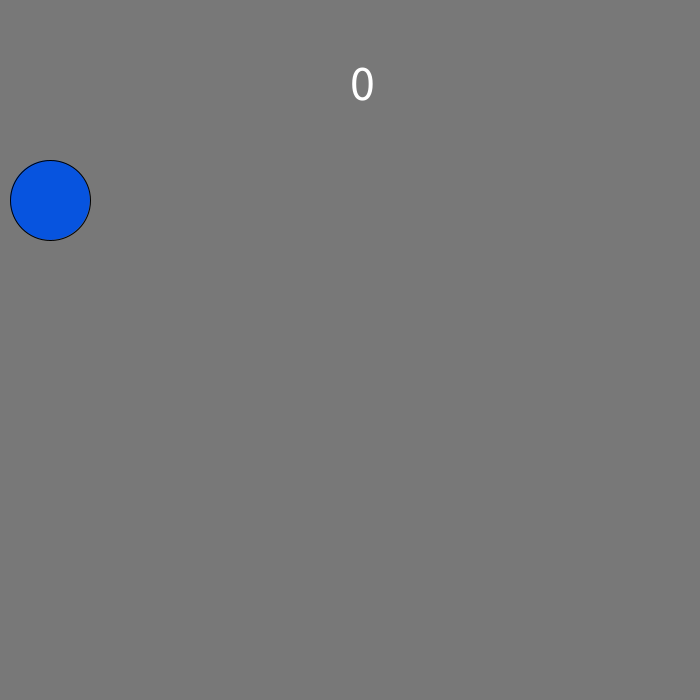
Frame 1 (no input)
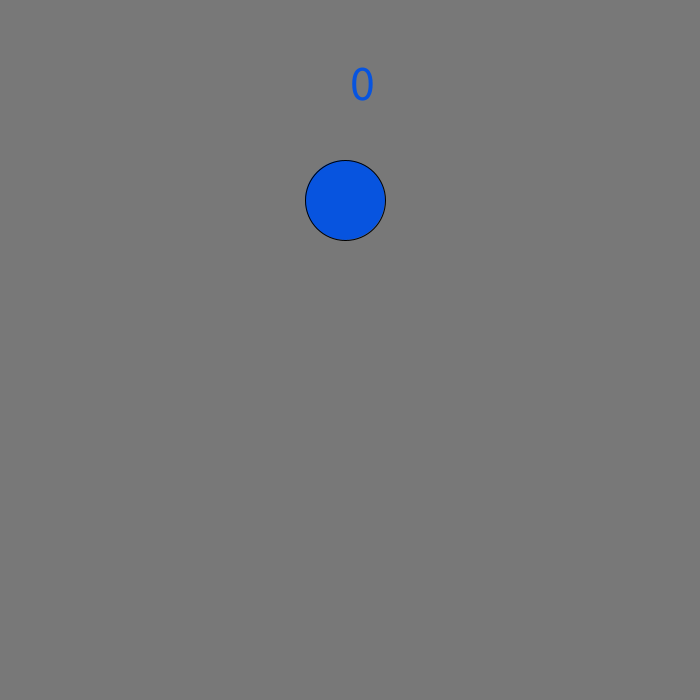
Frame 60 (the mouse pressed at the canvas centre just before this capture)
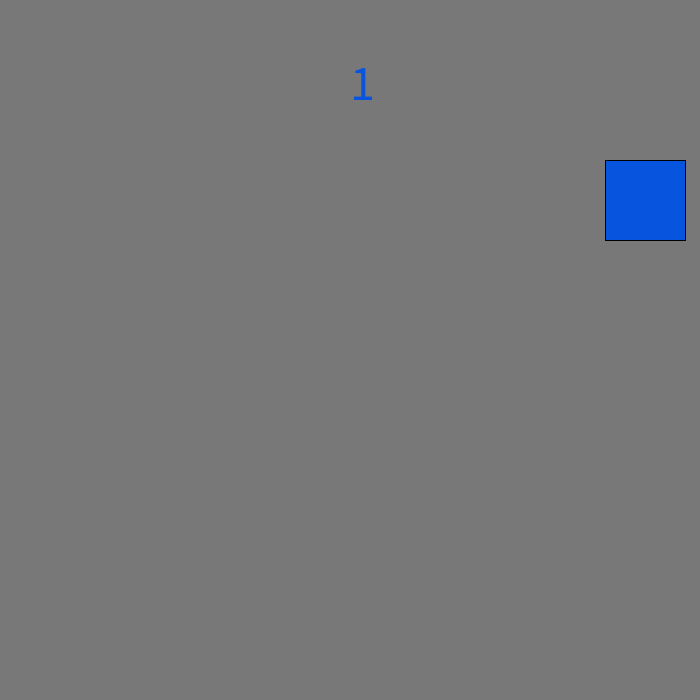
Frame 120 (the mouse held since frame 60 and released just before this capture)

The Processing sketch that drew these frames (run headless with seeded random() and noise(); from frame 60 on, the mouse is pressed at the canvas centre):

// Processing sketch: booleans_demo
// ── booleans_demo.pde
float x = 50;
float dx = 5; 
boolean isBlue = true;
int count = 0;

void setup() {
  size(700, 700);
}

void draw() {
  background(120);
  textSize(50);
  text(count, 350, 100); 
  if (isBlue) {
    fill(7, 84, 223);
  } else {
    // red 
    fill(223, 84, 26);
  }
  if (mousePressed) {
    square(x - 40, 160, 80);
  } else {
    circle(x, 200, 80);
  }
  x = x + dx;
  if (x >= 660) {
    dx = -dx;
    isBlue = false;
  }
  if (x <= 40) {
    dx = 5;
    isBlue = true;
  }

}

// mousePressed() is a function, mousePressed is a boolean!
void mousePressed() {
  count = count + 1;
}
